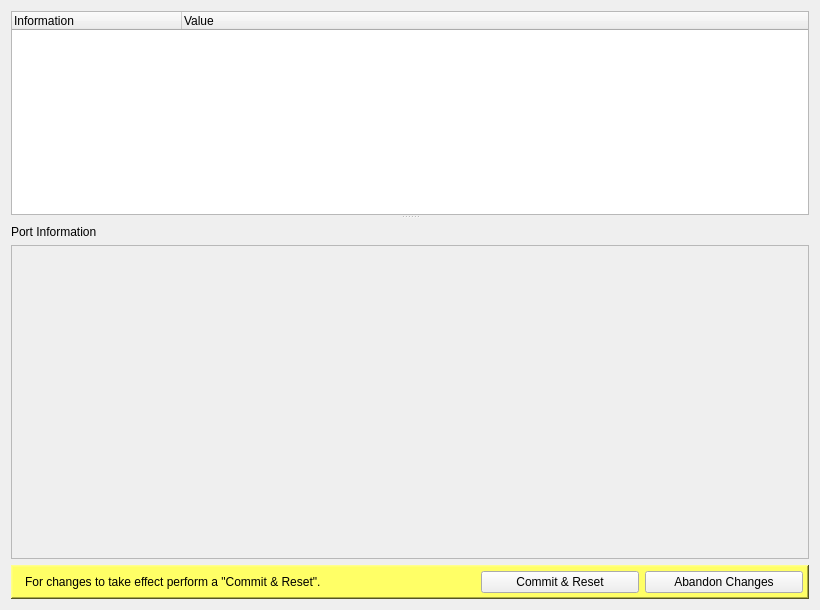
<?xml version="1.0" encoding="UTF-8"?>
<ui version="4.0">
 <class>AudioInfoForm</class>
 <widget class="QWidget" name="AudioInfoForm">
  <property name="geometry">
   <rect>
    <x>0</x>
    <y>0</y>
    <width>820</width>
    <height>610</height>
   </rect>
  </property>
  <property name="minimumSize">
   <size>
    <width>476</width>
    <height>278</height>
   </size>
  </property>
  <property name="focusPolicy">
   <enum>Qt::NoFocus</enum>
  </property>
  <property name="windowTitle">
   <string>Device Information</string>
  </property>
  <layout class="QVBoxLayout" name="verticalLayout_2">
   <item>
    <widget class="QSplitter" name="splitter">
     <property name="orientation">
      <enum>Qt::Vertical</enum>
     </property>
     <widget class="QTreeWidget" name="treeWidget">
      <property name="frameShape">
       <enum>QFrame::StyledPanel</enum>
      </property>
      <property name="frameShadow">
       <enum>QFrame::Plain</enum>
      </property>
      <property name="lineWidth">
       <number>1</number>
      </property>
      <property name="midLineWidth">
       <number>0</number>
      </property>
      <property name="autoExpandDelay">
       <number>10</number>
      </property>
      <property name="indentation">
       <number>15</number>
      </property>
      <property name="rootIsDecorated">
       <bool>true</bool>
      </property>
      <property name="uniformRowHeights">
       <bool>false</bool>
      </property>
      <property name="itemsExpandable">
       <bool>true</bool>
      </property>
      <property name="sortingEnabled">
       <bool>false</bool>
      </property>
      <property name="animated">
       <bool>false</bool>
      </property>
      <property name="allColumnsShowFocus">
       <bool>true</bool>
      </property>
      <property name="wordWrap">
       <bool>true</bool>
      </property>
      <property name="columnCount">
       <number>2</number>
      </property>
      <attribute name="headerCascadingSectionResizes">
       <bool>true</bool>
      </attribute>
      <attribute name="headerDefaultSectionSize">
       <number>170</number>
      </attribute>
      <attribute name="headerHighlightSections">
       <bool>false</bool>
      </attribute>
      <attribute name="headerMinimumSectionSize">
       <number>80</number>
      </attribute>
      <column>
       <property name="text">
        <string notr="true">Information</string>
       </property>
      </column>
      <column>
       <property name="text">
        <string notr="true">Value</string>
       </property>
      </column>
     </widget>
     <widget class="QWidget" name="widget" native="true">
      <property name="minimumSize">
       <size>
        <width>0</width>
        <height>340</height>
       </size>
      </property>
      <layout class="QVBoxLayout" name="verticalLayout">
       <property name="leftMargin">
        <number>0</number>
       </property>
       <property name="topMargin">
        <number>6</number>
       </property>
       <property name="rightMargin">
        <number>0</number>
       </property>
       <property name="bottomMargin">
        <number>0</number>
       </property>
       <item>
        <widget class="QLabel" name="label_2">
         <property name="text">
          <string>Port Information</string>
         </property>
        </widget>
       </item>
       <item>
        <widget class="QScrollArea" name="scrollArea">
         <property name="widgetResizable">
          <bool>true</bool>
         </property>
         <widget class="QWidget" name="scrollAreaWidgetContents">
          <property name="geometry">
           <rect>
            <x>0</x>
            <y>0</y>
            <width>794</width>
            <height>308</height>
           </rect>
          </property>
          <layout class="QVBoxLayout" name="verticalLayout_6">
           <property name="leftMargin">
            <number>6</number>
           </property>
           <property name="topMargin">
            <number>6</number>
           </property>
           <property name="rightMargin">
            <number>6</number>
           </property>
           <property name="bottomMargin">
            <number>6</number>
           </property>
           <item>
            <layout class="QVBoxLayout" name="verticalTablesLayout"/>
           </item>
           <item>
            <spacer name="verticalSpacer">
             <property name="orientation">
              <enum>Qt::Vertical</enum>
             </property>
             <property name="sizeHint" stdset="0">
              <size>
               <width>20</width>
               <height>40</height>
              </size>
             </property>
            </spacer>
           </item>
          </layout>
         </widget>
        </widget>
       </item>
      </layout>
     </widget>
    </widget>
   </item>
   <item>
    <widget class="QFrame" name="frame">
     <property name="autoFillBackground">
      <bool>false</bool>
     </property>
     <property name="styleSheet">
      <string notr="true">QFrame{background-color: rgb(255, 255, 102); border-width: 2}</string>
     </property>
     <property name="frameShape">
      <enum>QFrame::WinPanel</enum>
     </property>
     <property name="frameShadow">
      <enum>QFrame::Raised</enum>
     </property>
     <property name="lineWidth">
      <number>2</number>
     </property>
     <property name="midLineWidth">
      <number>1</number>
     </property>
     <layout class="QHBoxLayout" name="horizontalLayout">
      <property name="leftMargin">
       <number>12</number>
      </property>
      <property name="topMargin">
       <number>4</number>
      </property>
      <property name="rightMargin">
       <number>4</number>
      </property>
      <property name="bottomMargin">
       <number>4</number>
      </property>
      <item>
       <widget class="QLabel" name="label">
        <property name="text">
         <string>For changes to take effect perform a &quot;Commit &amp; Reset&quot;.</string>
        </property>
        <property name="wordWrap">
         <bool>true</bool>
        </property>
       </widget>
      </item>
      <item>
       <widget class="QPushButton" name="pushButton">
        <property name="maximumSize">
         <size>
          <width>158</width>
          <height>32</height>
         </size>
        </property>
        <property name="text">
         <string>Commit &amp;&amp; Reset</string>
        </property>
       </widget>
      </item>
      <item>
       <widget class="QPushButton" name="pushButton_2">
        <property name="maximumSize">
         <size>
          <width>158</width>
          <height>32</height>
         </size>
        </property>
        <property name="text">
         <string>Abandon Changes</string>
        </property>
       </widget>
      </item>
     </layout>
    </widget>
   </item>
  </layout>
 </widget>
 <tabstops>
  <tabstop>treeWidget</tabstop>
  <tabstop>pushButton</tabstop>
 </tabstops>
 <resources/>
 <connections/>
</ui>
